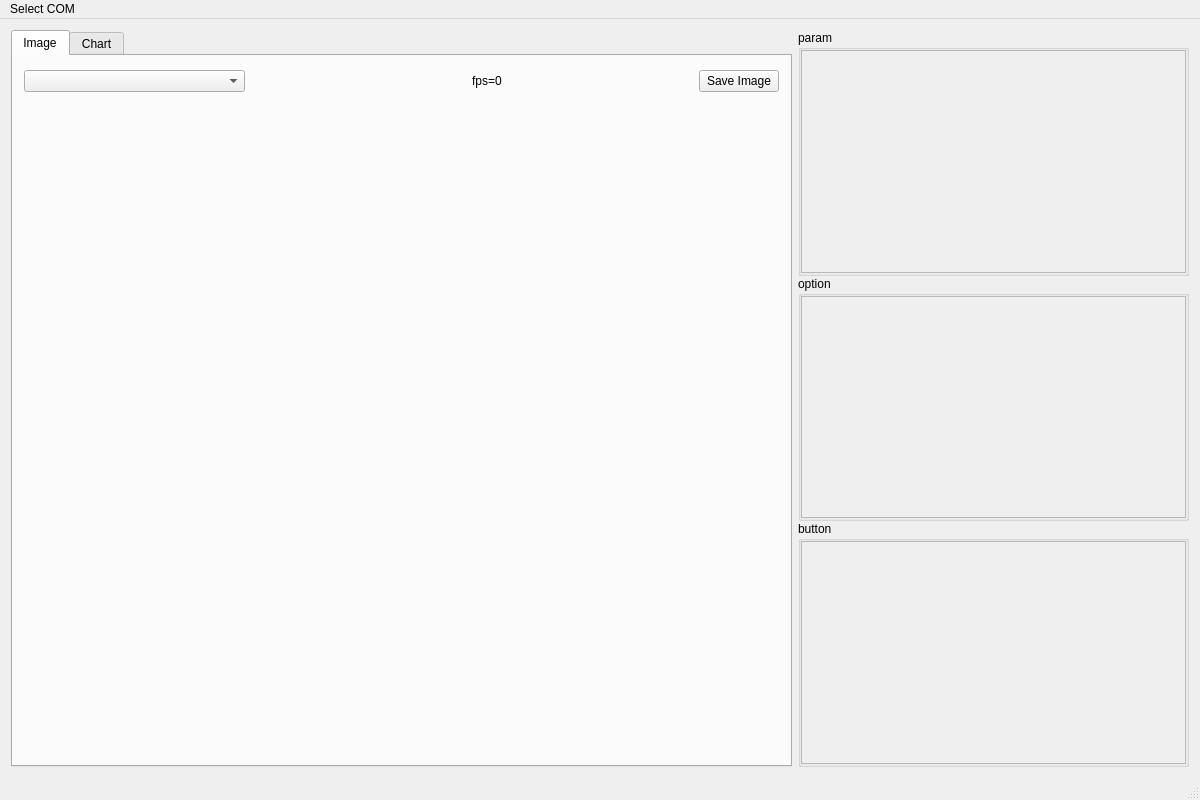
<?xml version="1.0" encoding="UTF-8"?>
<ui version="4.0">
 <class>LiveViewer</class>
 <widget class="QMainWindow" name="LiveViewer">
  <property name="geometry">
   <rect>
    <x>0</x>
    <y>0</y>
    <width>1200</width>
    <height>800</height>
   </rect>
  </property>
  <property name="minimumSize">
   <size>
    <width>900</width>
    <height>600</height>
   </size>
  </property>
  <property name="windowTitle">
   <string>LiveViewer</string>
  </property>
  <widget class="QWidget" name="centralWidget">
   <layout class="QHBoxLayout" name="horizontalLayout_2" stretch="2,1">
    <item>
     <widget class="QTabWidget" name="tabWidget">
      <property name="currentIndex">
       <number>0</number>
      </property>
      <widget class="QWidget" name="imageTab">
       <attribute name="title">
        <string>Image</string>
       </attribute>
       <layout class="QVBoxLayout" name="verticalLayout_6">
        <property name="spacing">
         <number>0</number>
        </property>
        <property name="leftMargin">
         <number>0</number>
        </property>
        <property name="topMargin">
         <number>0</number>
        </property>
        <property name="rightMargin">
         <number>0</number>
        </property>
        <property name="bottomMargin">
         <number>0</number>
        </property>
        <item>
         <widget class="QWidget" name="horizontalWidget" native="true">
          <property name="minimumSize">
           <size>
            <width>0</width>
            <height>50</height>
           </size>
          </property>
          <property name="maximumSize">
           <size>
            <width>16777215</width>
            <height>50</height>
           </size>
          </property>
          <layout class="QHBoxLayout" name="horizontalLayout_3" stretch="1,1,1,0">
           <item>
            <widget class="QComboBox" name="imageComboBox"/>
           </item>
           <item>
            <spacer name="horizontalSpacer">
             <property name="orientation">
              <enum>Qt::Horizontal</enum>
             </property>
             <property name="sizeHint" stdset="0">
              <size>
               <width>40</width>
               <height>20</height>
              </size>
             </property>
            </spacer>
           </item>
           <item>
            <widget class="QLabel" name="fpsLabel">
             <property name="text">
              <string>fps=0</string>
             </property>
            </widget>
           </item>
           <item>
            <widget class="QPushButton" name="imageSave">
             <property name="text">
              <string>Save Image</string>
             </property>
            </widget>
           </item>
          </layout>
         </widget>
        </item>
        <item>
         <widget class="QLabel" name="displayLabel">
          <property name="text">
           <string/>
          </property>
         </widget>
        </item>
       </layout>
      </widget>
      <widget class="QWidget" name="chartTab">
       <attribute name="title">
        <string>Chart</string>
       </attribute>
       <layout class="QGridLayout" name="gridLayout">
        <property name="leftMargin">
         <number>0</number>
        </property>
        <property name="topMargin">
         <number>0</number>
        </property>
        <property name="rightMargin">
         <number>0</number>
        </property>
        <property name="bottomMargin">
         <number>0</number>
        </property>
        <property name="spacing">
         <number>0</number>
        </property>
        <item row="0" column="0">
         <widget class="QtCharts::QChartView" name="graphicsView"/>
        </item>
       </layout>
      </widget>
     </widget>
    </item>
    <item>
     <widget class="QWidget" name="verticalWidget" native="true">
      <layout class="QVBoxLayout" name="verticalLayout_2">
       <property name="spacing">
        <number>0</number>
       </property>
       <property name="leftMargin">
        <number>0</number>
       </property>
       <property name="topMargin">
        <number>0</number>
       </property>
       <property name="rightMargin">
        <number>0</number>
       </property>
       <property name="bottomMargin">
        <number>0</number>
       </property>
       <item>
        <widget class="QGroupBox" name="paramGroupBox">
         <property name="title">
          <string>param</string>
         </property>
         <layout class="QVBoxLayout" name="verticalLayout_7">
          <property name="spacing">
           <number>0</number>
          </property>
          <property name="leftMargin">
           <number>0</number>
          </property>
          <property name="topMargin">
           <number>0</number>
          </property>
          <property name="rightMargin">
           <number>0</number>
          </property>
          <property name="bottomMargin">
           <number>0</number>
          </property>
          <item>
           <widget class="QScrollArea" name="paramScrollArea">
            <property name="widgetResizable">
             <bool>true</bool>
            </property>
            <widget class="QWidget" name="paramScrollAreaWidgetContents">
             <property name="geometry">
              <rect>
               <x>0</x>
               <y>0</y>
               <width>388</width>
               <height>230</height>
              </rect>
             </property>
             <layout class="QVBoxLayout" name="verticalLayout_8"/>
            </widget>
           </widget>
          </item>
         </layout>
        </widget>
       </item>
       <item>
        <widget class="QGroupBox" name="optionGroupBox">
         <property name="title">
          <string>option</string>
         </property>
         <layout class="QVBoxLayout" name="verticalLayout_4">
          <property name="spacing">
           <number>0</number>
          </property>
          <property name="leftMargin">
           <number>0</number>
          </property>
          <property name="topMargin">
           <number>0</number>
          </property>
          <property name="rightMargin">
           <number>0</number>
          </property>
          <property name="bottomMargin">
           <number>0</number>
          </property>
          <item>
           <widget class="QScrollArea" name="optionScrollArea">
            <property name="widgetResizable">
             <bool>true</bool>
            </property>
            <widget class="QWidget" name="optionScrollAreaWidgetContents">
             <property name="geometry">
              <rect>
               <x>0</x>
               <y>0</y>
               <width>388</width>
               <height>229</height>
              </rect>
             </property>
             <layout class="QVBoxLayout" name="verticalLayout_9"/>
            </widget>
           </widget>
          </item>
         </layout>
        </widget>
       </item>
       <item>
        <widget class="QGroupBox" name="buttonGroupBox">
         <property name="title">
          <string>button</string>
         </property>
         <layout class="QVBoxLayout" name="verticalLayout_5">
          <property name="spacing">
           <number>0</number>
          </property>
          <property name="leftMargin">
           <number>0</number>
          </property>
          <property name="topMargin">
           <number>0</number>
          </property>
          <property name="rightMargin">
           <number>0</number>
          </property>
          <property name="bottomMargin">
           <number>0</number>
          </property>
          <item>
           <widget class="QScrollArea" name="buttonScrollArea">
            <property name="widgetResizable">
             <bool>true</bool>
            </property>
            <widget class="QWidget" name="buttonScrollAreaWidgetContents">
             <property name="geometry">
              <rect>
               <x>0</x>
               <y>0</y>
               <width>388</width>
               <height>230</height>
              </rect>
             </property>
             <layout class="QVBoxLayout" name="verticalLayout_10"/>
            </widget>
           </widget>
          </item>
         </layout>
        </widget>
       </item>
      </layout>
     </widget>
    </item>
   </layout>
  </widget>
  <widget class="QMenuBar" name="menuBar">
   <property name="geometry">
    <rect>
     <x>0</x>
     <y>0</y>
     <width>1200</width>
     <height>23</height>
    </rect>
   </property>
   <widget class="QMenu" name="menuSelectCOM">
    <property name="title">
     <string>Select COM</string>
    </property>
   </widget>
   <addaction name="menuSelectCOM"/>
  </widget>
  <widget class="QStatusBar" name="statusBar"/>
 </widget>
 <layoutdefault spacing="6" margin="11"/>
 <customwidgets>
  <customwidget>
   <class>QtCharts::QChartView</class>
   <extends>QGraphicsView</extends>
   <header>QChartView</header>
  </customwidget>
 </customwidgets>
 <resources/>
 <connections/>
</ui>
